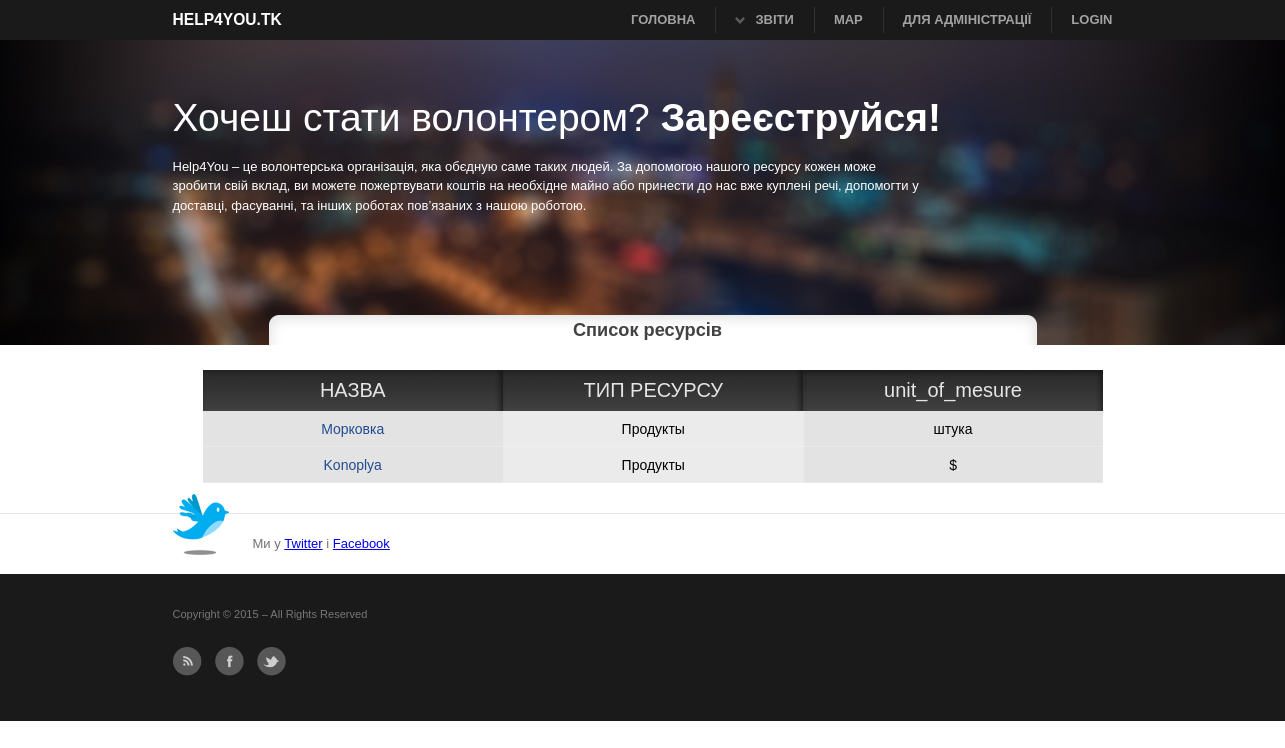
/resource/, run on an earlier commit of the app's database.
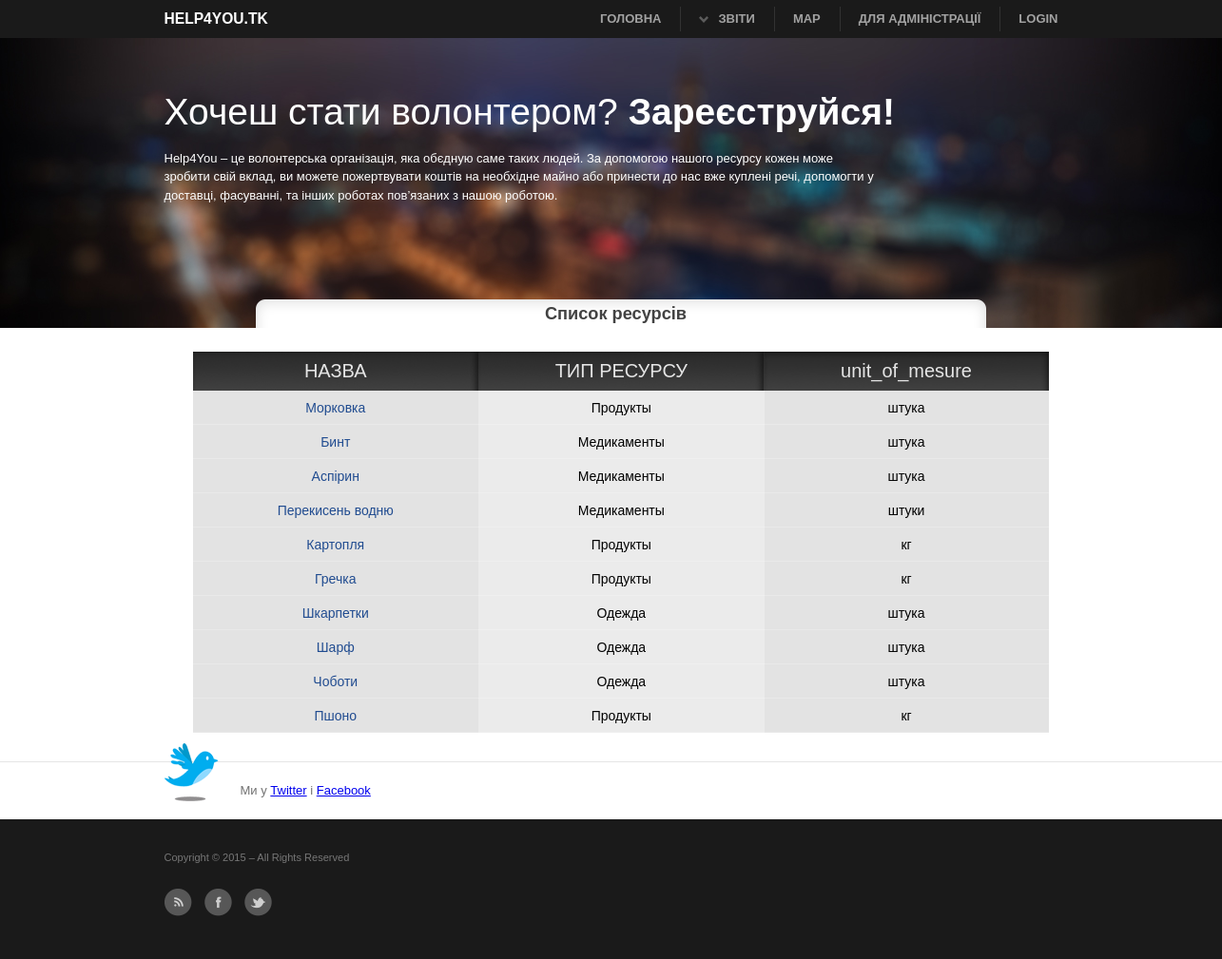
And on a later commit of the database.
### main/models.py (models this page shows, shortened)
class Resource(models.Model):
    category_resource = models.ForeignKey('CategoryResource',verbose_name=u'Категорія ресурса')
    name = models.CharField(max_length=30,verbose_name=u'Назва ресурсу')
    unit_of_mesure = models.CharField(max_length=30,verbose_name=u'Одиниця вимірювання')
    volume_of_one_unit = models.FloatField(verbose_name=u'Об"єм однієї одиниці')
    price_one_unit = models.FloatField(verbose_name=u'Ціна однієї одиниці')
    class Meta:
        verbose_name_plural = u'Ресурси'

class CategoryResource(models.Model):
    category = models.CharField(max_length=50, verbose_name=u'Категорія')
    class Meta:
        verbose_name_plural = u'Категорії ресурсів'
    def __unicode__(self):
        return self.category

### main/views.py (the view)
class ResourceListView(ListView):
    template_name = 'list_resource.html'
    model = Resource
    context_object_name = 'Resource'

### main/templates/list_resource.html (shortened to what this page needs)
{% extends 'base.html' %}
{% block title %}
    <h3 class="title_list">Список ресурсів</h3>
{% endblock %}
{% block content %}
    <div id="list_table">
  <table border="0">
    <tr>
        <td class="top_left">НАЗВА</td>
        <td class="top_cen">ТИП РЕСУРСУ</td>
        <td class="top_right">unit_of_mesure</td>
    </tr>
    {% for resource in Resource %}
        <tr class="list_tr">
        <td class="cell"><a class="detail_list" href="{% url 'grafik_resource' resource.id %}"> {{ resource.name }}</a> </td>
        <td class="cell_c">{{ resource.category_resource }}</td>
        <td class="cell">{{ resource.unit_of_mesure }}</td>
    </tr>
    {% endfor %}
  </table>
    </div>
{% endblock %}

What changed in the data, as far as the page shows it:
changed Resource: name "Konoplya" → "Бинт"; category_resource "Продукты" → "Медикаменты"; unit_of_mesure "$" → "штука"
added Resource: name "Аспірин", category_resource "Медикаменты", unit_of_mesure "штука"
added Resource: name "Перекисень водню", category_resource "Медикаменты", unit_of_mesure "штуки"
added Resource: name "Картопля", category_resource "Продукты", unit_of_mesure "кг"
added Resource: name "Гречка", category_resource "Продукты", unit_of_mesure "кг"
added Resource: name "Шкарпетки", category_resource "Одежда", unit_of_mesure "штука"
added Resource: name "Шарф", category_resource "Одежда", unit_of_mesure "штука"
added Resource: name "Чоботи", category_resource "Одежда", unit_of_mesure "штука"
added Resource: name "Пшоно", category_resource "Продукты", unit_of_mesure "кг"
